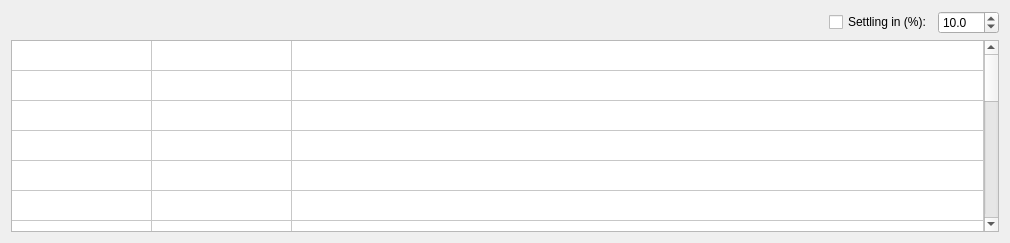
       <widget class="QWidget" name="tab_3">
        <attribute name="title">
         <string>Initial Wind</string>
        </attribute>
        <layout class="QGridLayout" name="gridLayout">
         <item row="0" column="0">
          <layout class="QHBoxLayout" name="horizontalLayout_10">
           <item>
            <spacer name="horizontalSpacer_8">
             <property name="orientation">
              <enum>Qt::Horizontal</enum>
             </property>
             <property name="sizeType">
              <enum>QSizePolicy::Expanding</enum>
             </property>
             <property name="sizeHint" stdset="0">
              <size>
               <width>818</width>
               <height>20</height>
              </size>
             </property>
            </spacer>
           </item>
           <item>
            <widget class="QCheckBox" name="settlingInInitWindcheckBox">
             <property name="sizePolicy">
              <sizepolicy hsizetype="Preferred" vsizetype="Fixed">
               <horstretch>0</horstretch>
               <verstretch>0</verstretch>
              </sizepolicy>
             </property>
             <property name="layoutDirection">
              <enum>Qt::LeftToRight</enum>
             </property>
             <property name="text">
              <string>Settling in (%):</string>
             </property>
             <property name="checked">
              <bool>false</bool>
             </property>
            </widget>
           </item>
           <item>
            <widget class="QDoubleSpinBox" name="settlingInInitWindSB">
             <property name="sizePolicy">
              <sizepolicy hsizetype="Minimum" vsizetype="Fixed">
               <horstretch>0</horstretch>
               <verstretch>0</verstretch>
              </sizepolicy>
             </property>
             <property name="minimumSize">
              <size>
               <width>61</width>
               <height>0</height>
              </size>
             </property>
             <property name="decimals">
              <number>1</number>
             </property>
             <property name="maximum">
              <double>100.000000000000000</double>
             </property>
             <property name="value">
              <double>10.000000000000000</double>
             </property>
            </widget>
           </item>
          </layout>
         </item>
         <item row="1" column="0">
          <widget class="QTableWidget" name="finalCondInitWindTW">
           <property name="sizePolicy">
            <sizepolicy hsizetype="Expanding" vsizetype="Expanding">
             <horstretch>10</horstretch>
             <verstretch>0</verstretch>
            </sizepolicy>
           </property>
           <property name="sizeIncrement">
            <size>
             <width>0</width>
             <height>0</height>
            </size>
           </property>
           <property name="layoutDirection">
            <enum>Qt::LeftToRight</enum>
           </property>
           <property name="editTriggers">
            <set>QAbstractItemView::NoEditTriggers</set>
           </property>
           <property name="dragEnabled">
            <bool>false</bool>
           </property>
           <property name="textElideMode">
            <enum>Qt::ElideRight</enum>
           </property>
           <property name="cornerButtonEnabled">
            <bool>true</bool>
           </property>
           <attribute name="horizontalHeaderVisible">
            <bool>false</bool>
           </attribute>
           <attribute name="horizontalHeaderCascadingSectionResizes">
            <bool>false</bool>
           </attribute>
           <attribute name="horizontalHeaderDefaultSectionSize">
            <number>140</number>
           </attribute>
           <attribute name="horizontalHeaderHighlightSections">
            <bool>true</bool>
           </attribute>
           <attribute name="horizontalHeaderShowSortIndicator" stdset="0">
            <bool>false</bool>
           </attribute>
           <attribute name="horizontalHeaderStretchLastSection">
            <bool>true</bool>
           </attribute>
           <attribute name="verticalHeaderVisible">
            <bool>false</bool>
           </attribute>
           <attribute name="verticalHeaderCascadingSectionResizes">
            <bool>false</bool>
           </attribute>
           <attribute name="verticalHeaderHighlightSections">
            <bool>true</bool>
           </attribute>
           <attribute name="verticalHeaderStretchLastSection">
            <bool>true</bool>
           </attribute>
           <row>
            <property name="text">
             <string>1°C</string>
            </property>
           </row>
           <row>
            <property name="text">
             <string>5°C</string>
            </property>
           </row>
           <row>
            <property name="text">
             <string>10°C</string>
            </property>
           </row>
           <row>
            <property name="text">
             <string>15°C</string>
            </property>
           </row>
           <row>
            <property name="text">
             <string>20°C</string>
            </property>
           </row>
           <row>
            <property name="text">
             <string>25°C</string>
            </property>
           </row>
           <row>
            <property name="text">
             <string>30°C</string>
            </property>
           </row>
           <row>
            <property name="text">
             <string>35°C</string>
            </property>
           </row>
           <row>
            <property name="text">
             <string>40°C</string>
            </property>
           </row>
           <row>
            <property name="text">
             <string>45°C</string>
            </property>
           </row>
           <row>
            <property name="text">
             <string>50°C</string>
            </property>
           </row>
           <row>
            <property name="text">
             <string>55°C</string>
            </property>
           </row>
           <row>
            <property name="text">
             <string>60°C</string>
            </property>
           </row>
           <row>
            <property name="text">
             <string>65°C</string>
            </property>
           </row>
           <row>
            <property name="text">
             <string>70°C</string>
            </property>
           </row>
           <row>
            <property name="text">
             <string>75°C</string>
            </property>
           </row>
           <row>
            <property name="text">
             <string>80°C</string>
            </property>
           </row>
           <row>
            <property name="text">
             <string>85°C</string>
            </property>
           </row>
           <row>
            <property name="text">
             <string>90°C</string>
            </property>
           </row>
           <row>
            <property name="text">
             <string>95°C</string>
            </property>
           </row>
           <row>
            <property name="text">
             <string>100°C</string>
            </property>
           </row>
           <column>
            <property name="text">
             <string>Tension (N) With
Initial Wind</string>
            </property>
            <property name="textAlignment">
             <set>AlignHCenter|AlignVCenter|AlignCenter</set>
            </property>
           </column>
           <column>
            <property name="text">
             <string>Sag (m) With
Initial Wind</string>
            </property>
           </column>
           <column>
            <property name="text">
             <string>Swing (m) With
Initial Wind</string>
            </property>
           </column>
           <item row="1" column="0">
            <property name="text">
             <string/>
            </property>
           </item>
          </widget>
         </item>
        </layout>
       </widget>
